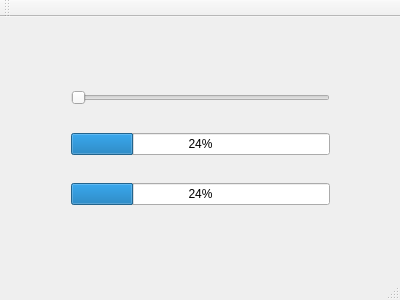
<?xml version="1.0" encoding="UTF-8"?>
<ui version="4.0">
 <class>MainWindow</class>
 <widget class="QMainWindow" name="MainWindow">
  <property name="geometry">
   <rect>
    <x>0</x>
    <y>0</y>
    <width>400</width>
    <height>300</height>
   </rect>
  </property>
  <property name="windowTitle">
   <string>MainWindow</string>
  </property>
  <widget class="QWidget" name="centralWidget">
   <widget class="QWidget" name="">
    <property name="geometry">
     <rect>
      <x>60</x>
      <y>40</y>
      <width>281</width>
      <height>181</height>
     </rect>
    </property>
    <layout class="QVBoxLayout" name="verticalLayout">
     <item>
      <widget class="QSlider" name="horizontalSlider">
       <property name="orientation">
        <enum>Qt::Horizontal</enum>
       </property>
      </widget>
     </item>
     <item>
      <widget class="QProgressBar" name="progressBar">
       <property name="value">
        <number>24</number>
       </property>
      </widget>
     </item>
     <item>
      <widget class="QProgressBar" name="progressBar_2">
       <property name="value">
        <number>24</number>
       </property>
      </widget>
     </item>
    </layout>
   </widget>
  </widget>
  <widget class="QMenuBar" name="menuBar">
   <property name="geometry">
    <rect>
     <x>0</x>
     <y>0</y>
     <width>400</width>
     <height>20</height>
    </rect>
   </property>
  </widget>
  <widget class="QToolBar" name="mainToolBar">
   <attribute name="toolBarArea">
    <enum>TopToolBarArea</enum>
   </attribute>
   <attribute name="toolBarBreak">
    <bool>false</bool>
   </attribute>
  </widget>
  <widget class="QStatusBar" name="statusBar"/>
 </widget>
 <layoutdefault spacing="6" margin="11"/>
 <resources/>
 <connections>
  <connection>
   <sender>horizontalSlider</sender>
   <signal>valueChanged(int)</signal>
   <receiver>progressBar</receiver>
   <slot>setValue(int)</slot>
   <hints>
    <hint type="sourcelabel">
     <x>231</x>
     <y>119</y>
    </hint>
    <hint type="destinationlabel">
     <x>234</x>
     <y>153</y>
    </hint>
   </hints>
  </connection>
  <connection>
   <sender>horizontalSlider</sender>
   <signal>valueChanged(int)</signal>
   <receiver>progressBar_2</receiver>
   <slot>setValue(int)</slot>
   <hints>
    <hint type="sourcelabel">
     <x>120</x>
     <y>111</y>
    </hint>
    <hint type="destinationlabel">
     <x>120</x>
     <y>216</y>
    </hint>
   </hints>
  </connection>
 </connections>
</ui>
